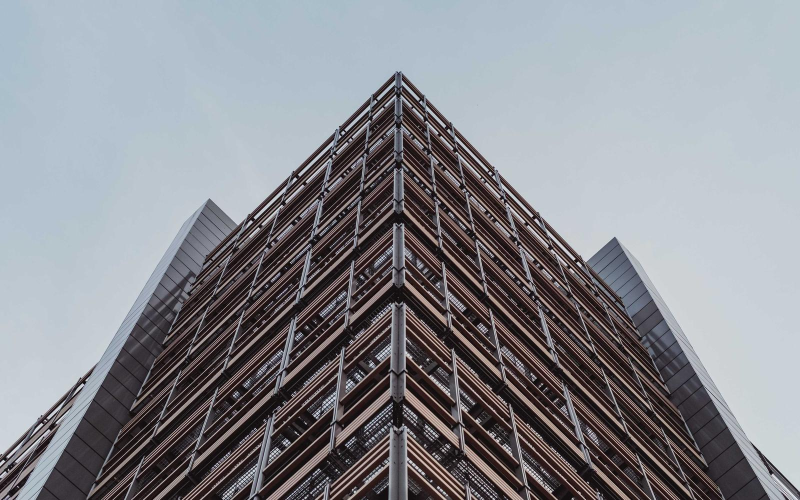
#> input picture design/sample.jpg, 1600 x 1000 px (shown at 1/2 size)
$ python -i '圆形头像.py'   (imports and definitions only)
#> lines starting #> are read from the running program, lines starting #| are printed output that depends on the picture; after the words box and inside, x2 and y2 are one past the last pixel; in counts of white or black regions, pixels touching at a corner belong together
#> further down, picture is the input picture: PIL image 1600x1000 RGB; mean R, G, B 135.5, 137.1, 143
PLUGIN_NAME = "圆形头像"
PLUGIN_DESC = {"zh": "圆形蒙版头像。可调留白、背景色与输出尺寸", "en": "Round-mask avatar. Adjustable padding, background color and output size", "ja": "円形マスクのアバター。余白・背景色・出力サイズを調整"}
PLUGIN_VERSION = "2.0"
PLUGIN_AUTHOR = "Prism"

PLUGIN = {"id": "avatar", "name": PLUGIN_NAME, "version": PLUGIN_VERSION,
          "api": 2, "author": PLUGIN_AUTHOR}


from PIL import Image, ImageDraw

_LANCZOS = getattr(getattr(Image, "Resampling", Image), "LANCZOS", 1)

PARAMS = [
    {"key": "size", "label": {"zh": "输出边长", "en": "Output size", "ja": "出力サイズ"}, "min": 128, "max": 1024,
     "default": 512, "step": 64},
    {"key": "margin", "label": {"zh": "留白比例", "en": "Padding", "ja": "余白"}, "min": 0, "max": 30,
     "default": 0, "step": 1},
    {"key": "bg", "label": {"zh": "背景", "en": "Background", "ja": "背景"}, "type": "choice",
     "choices": [{"value": "透明", "label": {"zh": "透明", "en": "Transparent", "ja": "透明"}}, {"value": "白色", "label": {"zh": "白色", "en": "White", "ja": "白"}}, {"value": "黑色", "label": {"zh": "黑色", "en": "Black", "ja": "黒"}}], "default": "透明"},
]


def run(img, **params):
    path = None
    p = params or {}
    side = int(p.get("size", 512))
    margin = int(p.get("margin", 0)) / 100.0

    rgb = img.convert("RGB")
    w, h = rgb.size
#> w = 1600; h = 1000
    s = min(w, h)
#> s = 1000
    left = (w - s) // 2
#> left = 300
    top = (h - s) // 2
#> top = 0
    square = rgb.crop((left, top, left + s, top + s)).resize(
        (side, side), _LANCZOS)
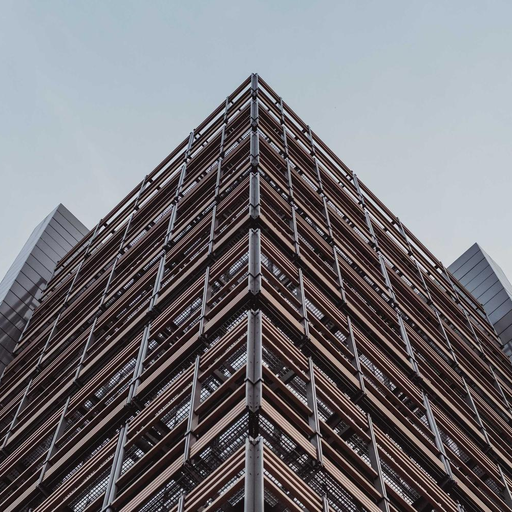
#> square: PIL image 512x512 RGB; mean R, G, B 116.8, 115, 119.7

    inner = max(1, int(side * (1.0 - margin * 2)))
    canvas = Image.new("RGBA", (side, side), (0, 0, 0, 0))
#> canvas: PIL image 512x512 RGBA; every value is 0
    if p.get("bg") == "白色":
        canvas.paste((255, 255, 255, 255), (0, 0, side, side))
    elif p.get("bg") == "黑色":
        canvas.paste((0, 0, 0, 255), (0, 0, side, side))

    ss = 4
    big = square.resize((inner * ss, inner * ss), _LANCZOS)
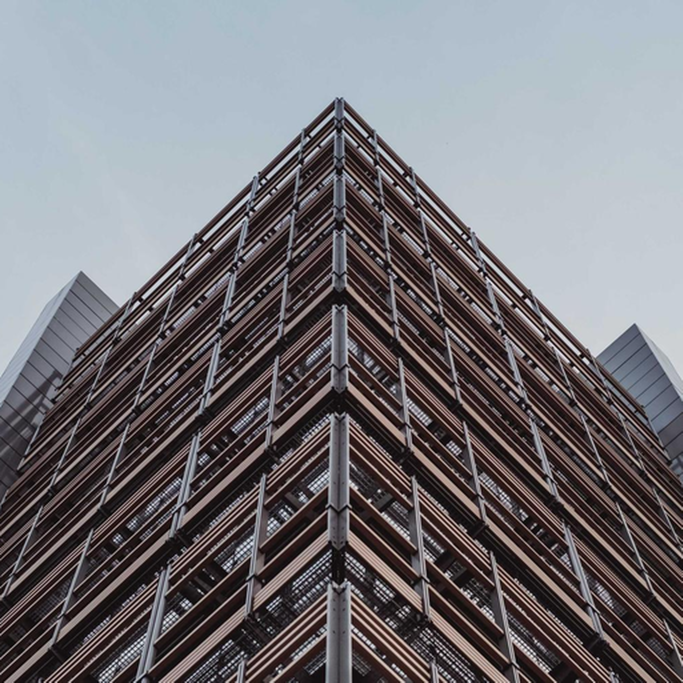
#> big: PIL image 2048x2048 RGB (shown at 1/3 size); mean R, G, B 116.8, 115, 119.7
    mask = Image.new("L", big.size, 0)
#> mask: PIL image 2048x2048 L; every value is 0
    ImageDraw.Draw(mask).ellipse([0, 0, big.size[0] - 1, big.size[1] - 1],
                                 fill=255)
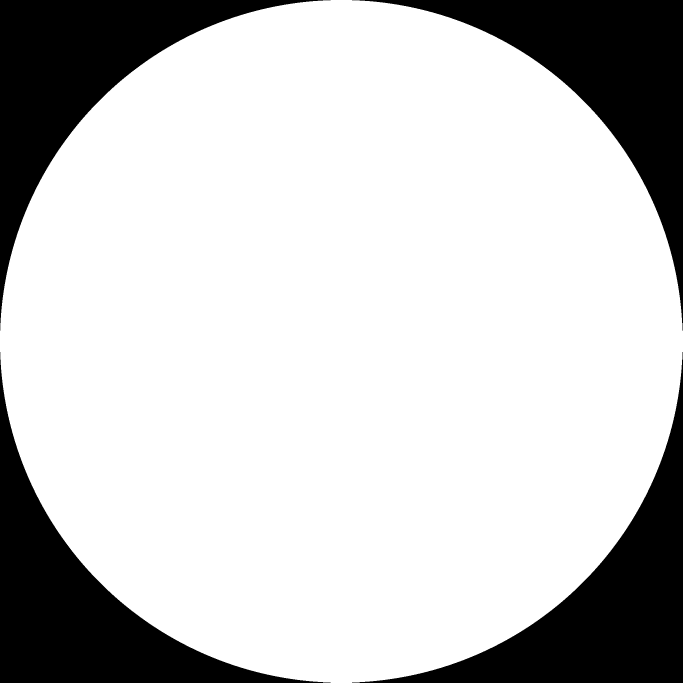
#> mask: PIL image 2048x2048 L (shown at 1/3 size); 78.5% white; 4 black regions, box (x1, y1, x2, y2) and area: (0, 0, 992, 992) 225100, (1056, 0, 2048, 992) 225100, (0, 1056, 992, 2048) 225100, (1056, 1056, 2048, 2048) 225100
    mask = mask.resize((inner, inner), _LANCZOS)
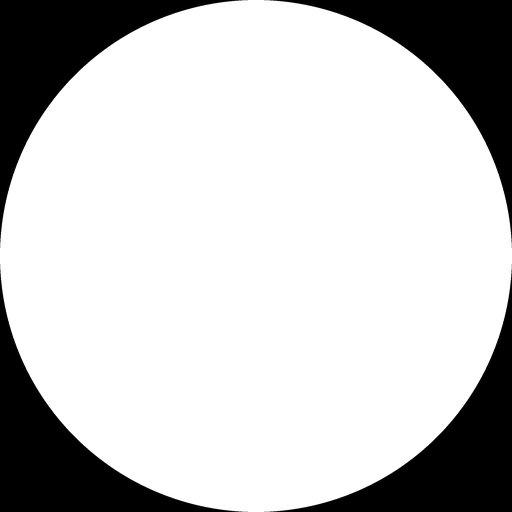
#> mask: PIL image 512x512 L; min 0, max 255, mean 200.3
    circle = square.resize((inner, inner), _LANCZOS).convert("RGBA")
    circle.putalpha(mask)
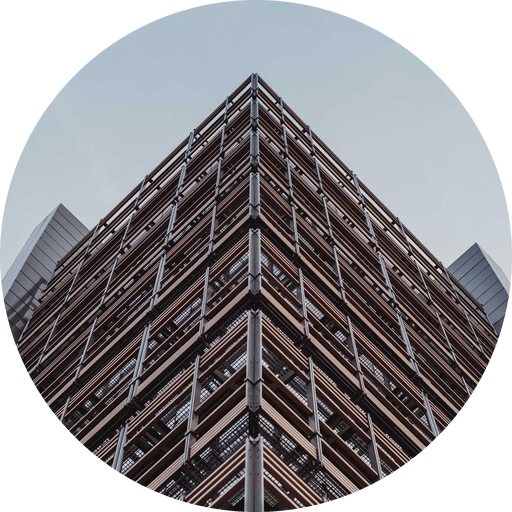
#> circle: PIL image 512x512 RGBA; mean R, G, B, A 116.8, 115, 119.7, 200.3; transparent parts drawn white
    off = (side - inner) // 2
    canvas.alpha_composite(circle, (off, off))
    return canvas

>>> from PIL import Image
>>> picture = Image.open('../design/sample.jpg')
>>> result = run(picture)
